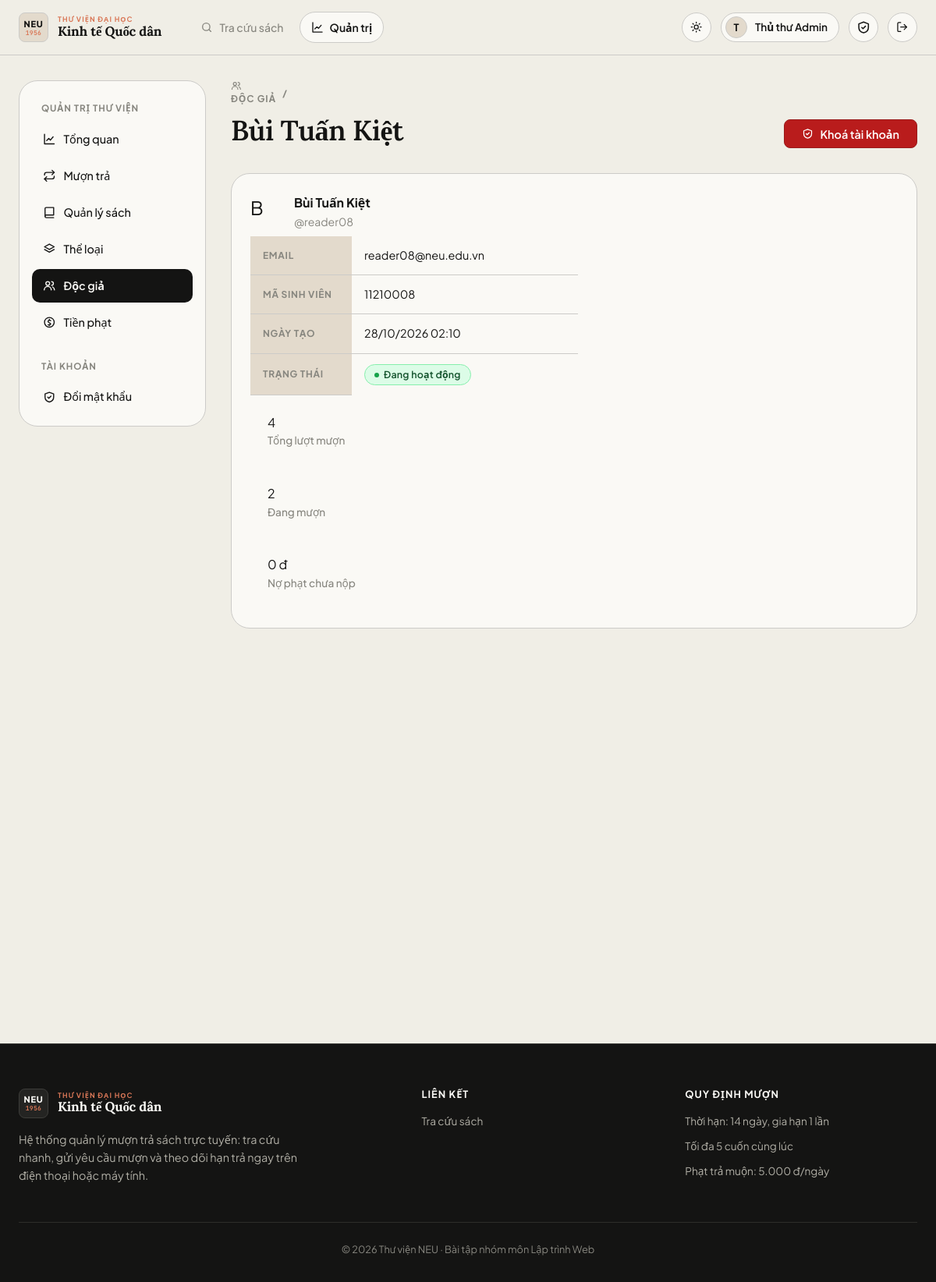
/admin/users/9 (signed in), run on the app's committed database.
### app/models.py (models this page shows, shortened)
class User(UserMixin, db.Model):
    id = db.Column(db.Integer, primary_key=True)
    username = db.Column(db.String(50), unique=True, nullable=False, index=True)
    email = db.Column(db.String(120), unique=True, nullable=False)
    full_name = db.Column(db.String(100), nullable=False)
    student_code = db.Column(db.String(30))
    password_hash = db.Column(db.String(255), nullable=False)
    role = db.Column(db.String(20), nullable=False, default=ROLE_READER)
    active = db.Column(db.Boolean, nullable=False, default=True)
    created_at = db.Column(db.DateTime, default=datetime.now)
    loans = db.relationship("Loan", foreign_keys="Loan.user_id", back_populates="user")
    @property
    def is_active(self):  # Flask-Login: tài khoản bị khoá không đăng nhập được
        return self.active
    @property
    def is_admin(self):
        return self.role == ROLE_ADMIN

### app/blueprints/admin.py (the view)
@bp.route("/users/<int:user_id>")
@admin_required
def user_detail(user_id):
    user = User.query.get_or_404(user_id)
    if user.is_admin:
        abort(403)
    loans = Loan.query.filter_by(user_id=user.id).order_by(Loan.requested_at.desc()).all()
    unpaid = sum(l.fine_amount for l in loans if l.fine_amount and not l.fine_paid)
    return render_template("admin/user_detail.html", user=user, loans=loans, unpaid=unpaid)

### app/blueprints/admin.py (called while the page is built)
def admin_required(fn):
    @wraps(fn)
    @login_required
    def wrapper(*a, **kw):
        if not current_user.is_admin:
            abort(403)
        return fn(*a, **kw)
    return wrapper

### app/models.py (called while the page is built)
@login_manager.user_loader
def load_user(user_id):
    return db.session.get(User, int(user_id))

    @property
    def is_overdue(self):
        return self.status == LOAN_BORROWING and self.due_date and date.today() > self.due_date

    @property
    def overdue_days(self):
        if self.is_overdue:
            return (date.today() - self.due_date).days
        return 0

    @property
    def status_label(self):
        if self.is_overdue:
            return ("Quá hạn", "danger")
        return STATUS_LABELS.get(self.status, (self.status, "secondary"))

### app/templates/admin/user_detail.html (shortened to what this page needs)
{% extends "admin/_layout.html" %}
{% from "macros.html" import csrf, icon, status_badge, empty %}
{% block admin_content %}
<div class="page-head" data-reveal>
  <div>
    <span class="eyebrow">
      <a href="{{ url_for('admin.users') }}">{{ icon('users') }} Độc giả</a> /
    </span>
    <h1 class="mt-1">{{ user.full_name }}</h1>
  </div>
  <div class="row-actions">
    <form method="post" action="{{ url_for('admin.user_toggle', user_id=user.id) }}"
      {% if user.active %}data-confirm="Khoá tài khoản {{ user.username }}? Người này sẽ không đăng nhập được."{% endif %}>
      <button class="btn {{ 'btn-danger' if user.active else 'btn-success' }}">
        {{ icon('shield') }} {{ 'Khoá tài khoản' if user.active else 'Mở khoá' }}
      </button>
    </form>
  </div>
</div>
<div class="card mb-2" data-reveal>
  <div class="card-body">
    <div class="grid-2" style="gap:1.5rem">
      <div>
        <div class="flex items-center gap-1 mb-1">
          <span class="avatar" style="width:3rem;height:3rem;font-size:1.5rem">{{ user.full_name[:1]|upper }}</span>
          <div>
            <div class="fw-bold">{{ user.full_name }}</div>
            <div class="small muted">@{{ user.username }}</div>
          </div>
        </div>
        <table class="table table-sm" style="max-width:420px">
          <tr><th style="width:130px">Email</th><td>{{ user.email }}</td></tr>
          <tr><th>Mã sinh viên</th><td>{{ user.student_code or '—' }}</td></tr>
          <tr><th>Ngày tạo</th><td>{{ user.created_at|dt }}</td></tr>
          <tr><th>Trạng thái</th><td>
            {% if user.active %}
              <span class="badge badge-success">Đang hoạt động</span>
            {% else %}
              <span class="badge badge-secondary">Bị khoá</span>
            {% endif %}
          </td></tr>
        </table>
      </div>
      <div>
        <div class="stat-row">
          <div class="stat-card">
            <div class="stat-num" data-count="{{ loans|length }}">{{ loans|length }}</div>
            <div class="stat-label">Tổng lượt mượn</div>
          </div>
          <div class="stat-card">
            <div class="stat-num" data-count="{{ loans|selectattr('status','equalto','borrowing')|list|length }}">{{ loans|selectattr('status','equalto','borrowing')|list|length }}</div>
            <div class="stat-label">Đang mượn</div>
          </div>
          <div class="stat-card" style="{{ 'color:var(--danger)' if unpaid > 0 }}">
            <div class="stat-num">{{ unpaid|vnd }}</div>
            <div class="stat-label">Nợ phạt chưa nộp</div>
          </div>
        </div>
      </div>
    </div>
  </div>
</div>
{% endblock %}

### app/templates/base.html (shortened to what this page needs)
{% from "macros.html" import icon %}
<!doctype html>
<html lang="vi">
<head>
  <link rel="stylesheet" href="{{ url_for('static', filename='css/style.css') }}">
</head>
<body>
<header class="navbar">
  <div class="container nav-inner">
    <a class="brand" href="{{ url_for('main.index') }}" aria-label="Trang chủ Thư viện NEU">
      <span class="brand-monogram">
        <span class="mono-code">NEU</span>
        <span class="mono-year">1956</span>
      </span>
      <span class="brand-text">
        <span class="brand-sub">Thư viện đại học</span>
        <span class="brand-main">Kinh tế Quốc dân</span>
      </span>
    </a>
    <nav class="nav-links" id="nav-links">
      <a class="nav-link {{ 'active' if request.endpoint in ('main.index','main.book_detail') }}" href="{{ url_for('main.index') }}">{{ icon('search') }} Tra cứu sách</a>
      {% if current_user.is_authenticated and current_user.is_admin %}
      <a class="nav-link {{ 'active' if request.blueprint == 'admin' }}" href="{{ url_for('admin.dashboard') }}">{{ icon('chart') }} Quản trị</a>
      {% endif %}
    </nav>
    <div class="nav-actions">
      <button class="icon-btn theme-toggle" type="button" aria-label="Đổi giao diện sáng/tối">
        <span class="sun">{{ icon('sun') }}</span><span class="moon">{{ icon('moon') }}</span>
      </button>
      {% if current_user.is_authenticated %}
        <div class="user-chip"><span class="avatar">{{ current_user.full_name[:1]|upper }}</span><span class="name">{{ current_user.full_name }}</span></div>
        <a class="icon-btn" href="{{ url_for('auth.change_password') }}" aria-label="Đổi mật khẩu" title="Đổi mật khẩu">{{ icon('shield') }}</a>
        <form method="post" action="{{ url_for('auth.logout') }}">
          <button class="icon-btn" aria-label="Đăng xuất" title="Đăng xuất">{{ icon('logout') }}</button>
        </form>
      {% else %}
        <a class="btn btn-ghost btn-sm" href="{{ url_for('auth.login') }}">Đăng nhập</a>
        <a class="btn btn-primary btn-sm" href="{{ url_for('auth.register') }}">Đăng ký</a>
      {% endif %}
    </div>
  </div>
</header>
<main id="main-content">
  <div class="container">{% block content %}{% endblock %}</div>
</main>
<footer class="footer">
  <div class="container">
    <div class="footer-grid">
      <div>
        <a class="brand" href="{{ url_for('main.index') }}" aria-label="Trang chủ Thư viện NEU">
          <span class="brand-monogram">
            <span class="mono-code">NEU</span>
            <span class="mono-year">1956</span>
          </span>
          <span class="brand-text">
            <span class="brand-sub">Thư viện đại học</span>
            <span class="brand-main">Kinh tế Quốc dân</span>
          </span>
        </a>
        <p class="muted mt-2" style="max-width:380px">Hệ thống quản lý mượn trả sách trực tuyến: tra cứu nhanh, gửi yêu cầu mượn và theo dõi hạn trả ngay trên điện thoại hoặc máy tính.</p>
      </div>
      <div><h4>Liên kết</h4><ul>
        <li><a href="{{ url_for('main.index') }}">Tra cứu sách</a></li>
      </ul></div>
      <div><h4>Quy định mượn</h4><ul class="muted">
        <li>Thời hạn: {{ config.LOAN_DAYS }} ngày, gia hạn {{ config.MAX_RENEWALS }} lần</li>
        <li>Tối đa {{ config.MAX_ACTIVE_LOANS }} cuốn cùng lúc</li>
        <li>Phạt trả muộn: {{ '{:,}'.format(config.FINE_PER_DAY).replace(',', '.') }} đ/ngày</li>
      </ul></div>
    </div>
    <div class="copy">© 2026 Thư viện NEU · Bài tập nhóm môn Lập trình Web</div>
  </div>
</footer>
</body>
</html>

### data on the page
User: full_name "T", full_name "Thủ thư Admin"
User: full_name "Bùi Tuấn Kiệt", active "Khoá tài khoản", full_name "B", username "reader08", email "reader08@neu.edu.vn", student_code "11210008", created_at|dt "28/10/2026 02:10"

### other printed values
{{ loans|length }} "4"
{{ loans|selectattr('status','equalto','borrowing')|list|length }} "2"
{{ unpaid|vnd }} "0 đ"
{{ config.LOAN_DAYS }} "14"
{{ config.MAX_RENEWALS }} "1"
{{ config.MAX_ACTIVE_LOANS }} "5"
{{ '{:,}'.format(config.FINE_PER_DAY).replace(',', '.') }} "5.000"
